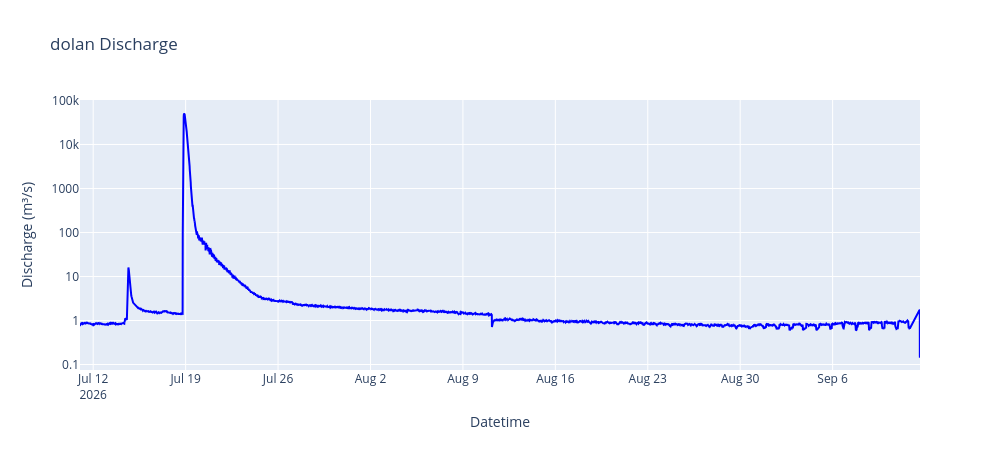

Notebook source saved alongside this figure:
### Code cell
hobo_discharge = pd.Series(rc.predict(dolan_hobo['water_level_m']), index = dolan_hobo.index, name = 'discharge_m3s')
fig = rc.plot_discharge_plotly(dolan_hobo['water_level_m'], yscale = 'log', startdate='2026-07-11')

### Figure 1 — Plotly figure (JSON) as saved in the notebook; plotly's stock layout.template omitted (floating-point values rounded to 4 significant figures; data arrays with more than 128 entries replaced by an {"elided": "..."} marker saying what was removed)
{"data": [{"line": {"color": "blue"}, "mode": "lines", "name": "Discharge (m³/s)", "type": "scatter", "x": {"elided": "6052 str values"}, "y": {"elided": "6052 float values"}}], "layout": {"height": 450, "title": {"text": "dolan Discharge"}, "width": 1000, "xaxis": {"title": {"text": "Datetime"}}, "yaxis": {"title": {"text": "Discharge (m³/s)"}, "type": "log"}}}
